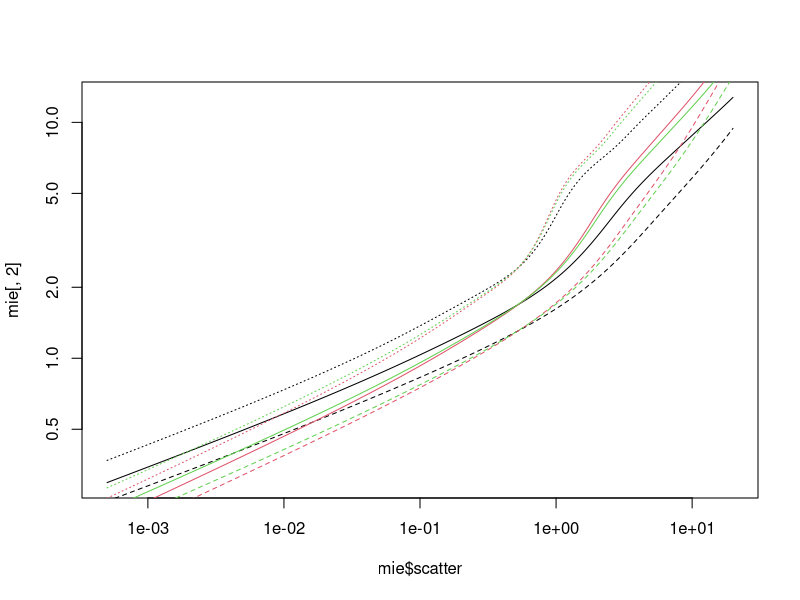
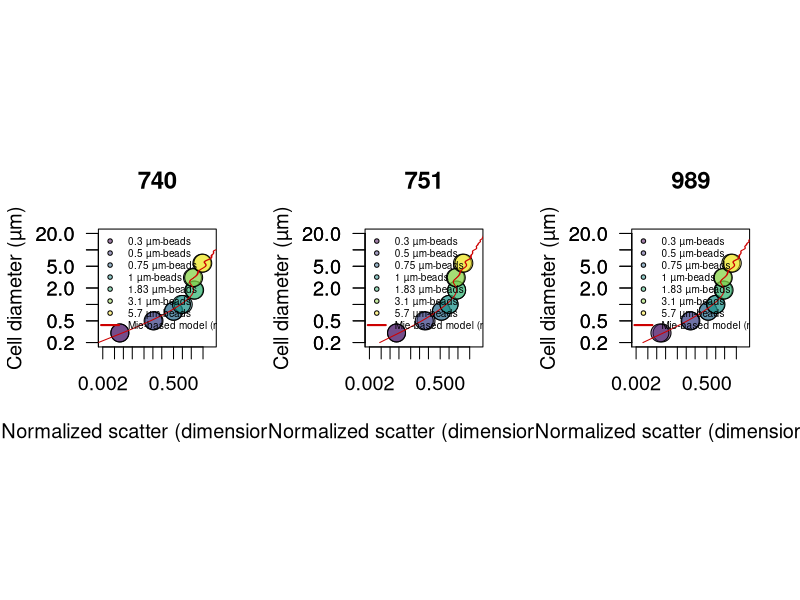

Write R code to recreate these figures, in order. (Note: this script raises an error after producing the figures.)
library(scales)
library(viridis)
path.to.git.repository <- "~/Documents/Codes/fsc-size-calibration"
setwd(path.to.git.repository)

#############################
### scatter normalization ###
#############################

beads740 <- read.csv("740-summary.csv")
beads740$fsc <- 10^((beads740$fsc.corr.high/2^16)*3.5)
id.740 <- which(beads740$size == 1) # find 1 micron beads
beads740$normalized.fsc <- beads740$fsc/mean(beads740[id.740,'fsc'])
beads740 <- beads740[order(beads740$size),]

beads989<- read.csv("989-summary.csv")
beads989$fsc <- 10^((beads989$fsc.corr.high/2^16)*3.5)
id.989 <- which(beads989$size == 1) # find 1 micron beads
beads989$normalized.fsc <- beads989$fsc/mean(beads989[id.989,'fsc'])
beads989 <- beads989[order(beads989$size),]

beads751 <- read.csv("751-summary.csv")
beads751$fsc <- 10^((beads751$fsc.corr.high/2^16)*3.5)
id.751<- which(beads751$size == 1) # find 1 micron beads
beads751$normalized.fsc <- beads751 $fsc/mean(beads751 [id.751,'fsc'])
beads751 <- beads751[order(beads751$size),]


####################
### OPTIMIZATION ###
####################
library(DEoptim)

# Mie theory fitting
# n for phyto = 1.35- 1.41 # see Lehmuskero et al. Progr Oceanogr 2018
#mie2 <- t(read.csv("meidata-1010.csv", header=F)) # low
mie2 <- t(read.csv("meidata-1017.csv", header=F)) # low
mie1 <- t(read.csv("meidata-1032.csv", header=F)) # fit
mie3 <- t(read.csv("meidata-1055.csv", header=F)) # high
mie4 <- t(read.csv("meidata-beads.csv", header=F)) # particle of 1 µm, index of refraction of 1.6033

# optimization routine
sigma.lsq <- function(mie, beads, params){
  
  c <- params[1]
  b <- params[2]
  id <- findInterval(beads$size, mie[,1])
  scatt <- (mie[id,2]/c)^b
  df <- data.frame(obs=beads$normalized.fsc, pred=scatt)
  sigma <- mean(((df$obs - df$pred)/df$obs)^2,na.rm=T)
  return(sigma)
}



######################################################
#### compare MIE prediction with calibration beads ###
######################################################
png("Mie-beads-scatter.png",width=12, height=6, unit='in', res=400)

par(mfrow=c(1,3), pty='s', cex=1.2)

for(inst in c(740,751,989)){
  
  # inst <- 989
  
  ### Optimization
  
  if(inst == 740) beads <- beads740
  if(inst == 751) beads <- beads751
  if(inst == 989) beads <- beads989
  
  #beads1 <- subset(beads,  size > 0.3) # run to test optimzation across range of particle size, except 0.3 microns beads not properly analyzed.
  
  f <- function(params) sigma.lsq(mie=mie4, beads=beads, params)
  res <- DEoptim(f, lower=c(0,0), upper=c(10000,2), control=DEoptim.control(itermax=1000, reltol=1e-8,trace=100, steptol=100, strategy=2, parallelType=0))
  print(res$optim$bestval)
  params <- res$optim$bestmem # optimized 'c' and 'b' values
  print(params)
  
  
  ### CREATE LOOKUP TABLE
  #d <- 0.220; e <- 1 # LINEAR Shalapyonok et al. 2001; 0.220 (Li et al. 1992, Veldhuis et al. 2004, and more studies agreed with 220 fg C um-3)
  #d <- 0.54; e <- 0.85 # EXPO Roy, S., Sathyendranath, S. & Platt, T. Size-partitioned phytoplankton carbon and carbon-to-chlorophyll ratio from ocean colour by an absorption-based bio-optical algorithm. Remote Sens. Environ. 194, 177–189 (2017).
  #d <- 0.216; e <- 0.939 # ALL Protists EXPO Roy, 1. Menden-Deuer, S. & Lessard, E. J. Carbon to volume relationships for dinoflagellates, diatoms, and other protist plankton. Limnol. Oceanogr. 45, 569–579 (2000).
  d <- 0.261; e <- 0.860 # < 3000 µm3 EXPO Roy, 1. Menden-Deuer, S. & Lessard, E. J. Carbon to volume relationships for dinoflagellates, diatoms, and other protist plankton. Limnol. Oceanogr. 45, 569–579 (2000).
  
  max.scatter <- 20
  min.scatter <- 0.0005
  
  b <- params[2]
  c <- params[1]
  
  spar <- 0.99
  smooth.mie1 <- smooth.spline(log10((mie1[,2]/c)^b), log10(mie1[,1]), spar=spar)
  smooth.mie2 <- smooth.spline(log10((mie2[,2]/c)^b), log10(mie2[,1]), spar=spar)
  smooth.mie3 <- smooth.spline(log10((mie3[,2]/c)^b), log10(mie3[,1]), spar=spar)
  smooth.mie4 <- smooth.spline(log10((mie1[,2]/c)^b), log10(d*(4/3*pi*(0.5*mie1[,1])^3)^e), spar=spar)
  smooth.mie5 <- smooth.spline(log10((mie2[,2]/c)^b), log10(d*(4/3*pi*(0.5*mie2[,1])^3)^e), spar=spar)
  smooth.mie6 <- smooth.spline(log10((mie3[,2]/c)^b), log10(d*(4/3*pi*(0.5*mie3[,1])^3)^e), spar=spar)
  
  # Change resolution
  scatter <- 10^(seq(log10(min(mie2[,2]/c)), log10(max(mie3[,2]/c)),length.out=10000))
  s1 <- approx(10^smooth.mie1$x, 10^smooth.mie1$y, xout=scatter)
  s2 <- approx(10^smooth.mie2$x, 10^smooth.mie2$y, xout=scatter)
  s3 <- approx(10^smooth.mie3$x, 10^smooth.mie3$y, xout=scatter)
  s4 <- approx(10^smooth.mie4$x, 10^smooth.mie4$y, xout=scatter)
  s5 <- approx(10^smooth.mie5$x, 10^smooth.mie5$y, xout=scatter)
  s6 <- approx(10^smooth.mie6$x, 10^smooth.mie6$y, xout=scatter)
  
  print(mean(s2$y, na.rm=T))
  
  if(inst == 740){mie_740 <- data.frame(cbind(scatter=s1$x,
                                              diam_740_mid=s1$y,diam_740_upr=s2$y,diam_740_lwr = s3$y,
                                              Qc_740_mid=s4$y, Qc_740_upr=s5$y, Qc_740_lwr=s6$y))
  mie_740 <- subset(mie_740, scatter >= min.scatter & scatter <= max.scatter)}
  
  if(inst == 751){mie_751 <- data.frame(cbind(scatter=s1$x,
                                              diam_751_mid=s1$y,diam_751_upr=s2$y,diam_751_lwr = s3$y,
                                              Qc_751_mid=s4$y, Qc_751_upr=s5$y, Qc_751_lwr=s6$y))
  mie_751 <- subset(mie_751, scatter >= min.scatter & scatter <= max.scatter)}
  
  if(inst == 989){mie_989 <- data.frame(cbind(scatter=s1$x,
                                              diam_989_mid=s1$y,diam_989_upr=s2$y,diam_989_lwr = s3$y,
                                              Qc_989_mid=s4$y, Qc_989_upr=s5$y, Qc_989_lwr=s6$y))
  mie_989 <- subset(mie_989, scatter >= min.scatter & scatter <= max.scatter)}
  
  plot(beads$normalized.fsc, beads$size,log='xy', xaxt='n',xlim=c(0.002,10), ylim=c(0.2,20), bg=alpha(viridis(nrow(beads)),0.5),cex=2, pch=21, xlab="Normalized scatter (dimensionless)", ylab="Cell diameter (µm)", las=1, main=paste(inst))
  axis(1, at=c(0.002,0.005,0.01,0.02,0.05,0.1,0.2,0.5,1,2,5))
  axis(2, at=c(0.1,0.2,0.5,1,2,5,10,20),las=1)
  lines((mie4[,2]/c)^b, mie4[,1], col='red3')
  legend("topleft",cex=0.5, legend=c(paste(unique(beads$size), 'µm-beads'), "Mie-based model (n = 1.603)"), bty='n', pch=c(rep(21,nrow(beads)/2), NA), lwd=c(rep(NA,nrow(beads)/2), 2),col=c(rep(1,nrow(beads)/2),'red3'), pt.bg=alpha(c(viridis(nrow(beads)/2), 'red3'),0.5))
  
}

dev.off()

nrow(mie_740[,])
nrow(mie_751[,])
nrow(mie_989[,])

mie <- data.frame(cbind(mie_740[,], mie_751[,-1], mie_989[-1,-1]))
summary(mie)

par(mfrow=c(1,1))
plot(mie$scatter, mie[,2], log="xy", type="l")
lines(mie$scatter, mie[,3], lty=3)
lines(mie$scatter, mie[,4], lty=2)
lines(mie$scatter, mie[,8], col=2)
lines(mie$scatter, mie[,9], col=2, lty=3)
lines(mie$scatter, mie[,10], col=2, lty=2)
lines(mie$scatter, mie[,14], col=3)
lines(mie$scatter, mie[,15], col=3, lty=3)
lines(mie$scatter, mie[,16], col=3, lty=2)


write.csv(mie, "calibrated-mie.csv", row.names=F, quote=F)





q <- 'mid'
id <- findInterval(0.55, mie[,paste0('diam_740_',q)])
mie[id,paste0('Qc_740_',q)]*1000

#####################
### PHYTOPLANKTON ### validation
#####################
library(scales)
library(viridis)

path.to.git.repository <- "~/Documents/Codes/fsc-size-calibration"
setwd(path.to.git.repository)

### SIZE
culture <- read.csv("scatter_calibration.csv")
culture$norm.fsc <- culture$fsc / culture$fsc.beads
culture$norm.fsc.sd <- culture$fsc.sd / culture$fsc.beads
culture$volume <- 4/3 * pi * (culture$diameter/2)^3
culture$volume.sd <- culture$volume * culture$diameter.sd/culture$diameter

culture2 <- aggregate(culture, by=list(culture$species), FUN=mean)
culture2 <- subset(culture2, Group.1 !="Phaeodactylum tricornutum") # remove non-spherical cells
culture2 <- culture2[order(culture2$norm.fsc),]

mie <- read.csv("calibrated-mie.csv")
inst <- 740


pdf("Size-scatter.pdf",width=12, height=6)

  par(mfrow=c(1,1), pty='s',cex=1.2)
  plot(culture2$norm.fsc, culture2$diameter, log='xy', pch=NA,ylab=substitute(paste("Diameter (",mu,"m)")), xlab="Normalized scatter (dimensionless)",cex=2, xaxt='n', yaxt='n', xlim=c(0.002,10), ylim=c(0.2,20), main=paste(inst))
  with(culture2, arrows(norm.fsc, diameter-culture2$diameter.sd, norm.fsc, diameter + culture2$diameter.sd,  code = 3, length=0, col='grey',lwd=2))
  with(culture2, arrows(norm.fsc-norm.fsc.sd, diameter, norm.fsc+norm.fsc.sd, diameter,  code = 3, length=0,col='grey',lwd=2))
  lines(mie$scatter, mie[,paste0("diam_",inst,"_mid")], col='red3', lwd=2)
  lines(mie$scatter, mie[,paste0("diam_",inst,"_upr")], col='grey', lwd=2)
  lines(mie$scatter, mie[,paste0("diam_",inst,"_lwr")], col='grey', lwd=2)
  axis(1, at=c(0.002,0.005,0.01,0.02,0.05,0.1,0.2,0.5,1,2,5))
  axis(2, at=c(0.1,0.2,0.5,1,2,5,10,20),las=1)
  points(culture2$norm.fsc, culture2$diameter, bg=alpha(viridis(nrow(culture2)),0.5), pch=21,cex=2)
  legend("topleft",legend=c(as.vector(culture2$Group.1), "Mie-based model (n = 1.38 +/- 0.3)"), cex=0.5, pch=c(rep(21,nrow(culture2)),NA), lwd=c(rep(NA,nrow(culture2)),2), bty='n',
            pt.bg=alpha(viridis(nrow(culture2)),0.5), col=c(rep(1,nrow(culture2)),'red3'), text.font=c(rep(3,nrow(culture2)),1))

dev.off()



### correlation
id <- findInterval(culture2$norm.fsc, mie$scatter)
df <- data.frame(observed=culture2$diameter, predicted=mie[id,paste0("diam_",inst,"_mid")])
reg <- lm(observed ~ predicted, data=df)
summary(reg)
